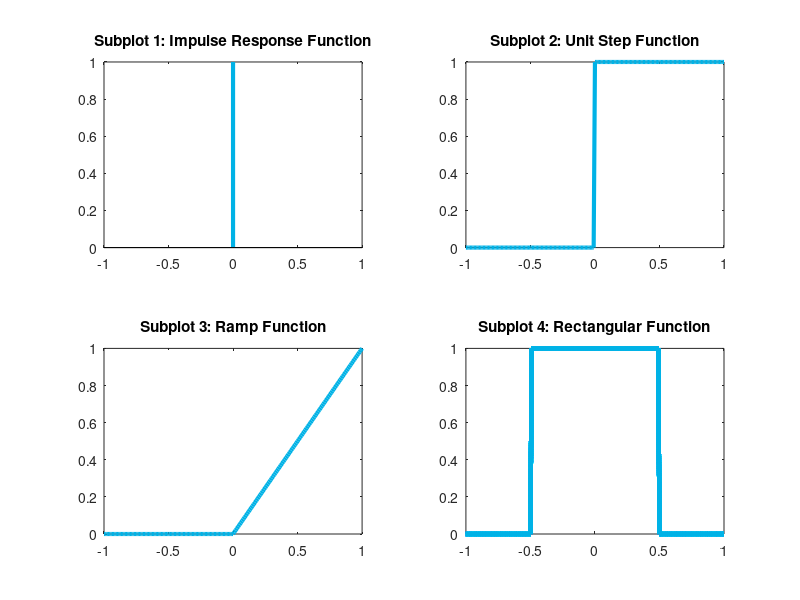

This chart was generated by the following MATLAB code:
function question_1()
t = (-1:0.01:1)';

subplot(2,2,1);
impulse = t==0;
a = stem(t,impulse,'LineWidth',3,'Color',[0,0.7,0.9]);
set(a, 'Marker', 'none');
title('Subplot 1: Impulse Response Function');

subplot(2,2,2);
unitstep = t>=0;
plot(t,unitstep,'LineWidth',3,'Color',[0,0.7,0.9]);
title('Subplot 2: Unit Step Function');

subplot(2,2,3);
ramp = t.*unitstep;
plot(t,ramp,'LineWidth',3,'Color',[0,0.7,0.9]);
title('Subplot 3: Ramp Function');

subplot(2,2,4);
rect = ones(1,numel(t)).*(abs(t)<1/2);
plot(t,rect,'LineWidth',3,'Color',[0,0.7,0.9]);
title('Subplot 4: Rectangular Function');

endfunction